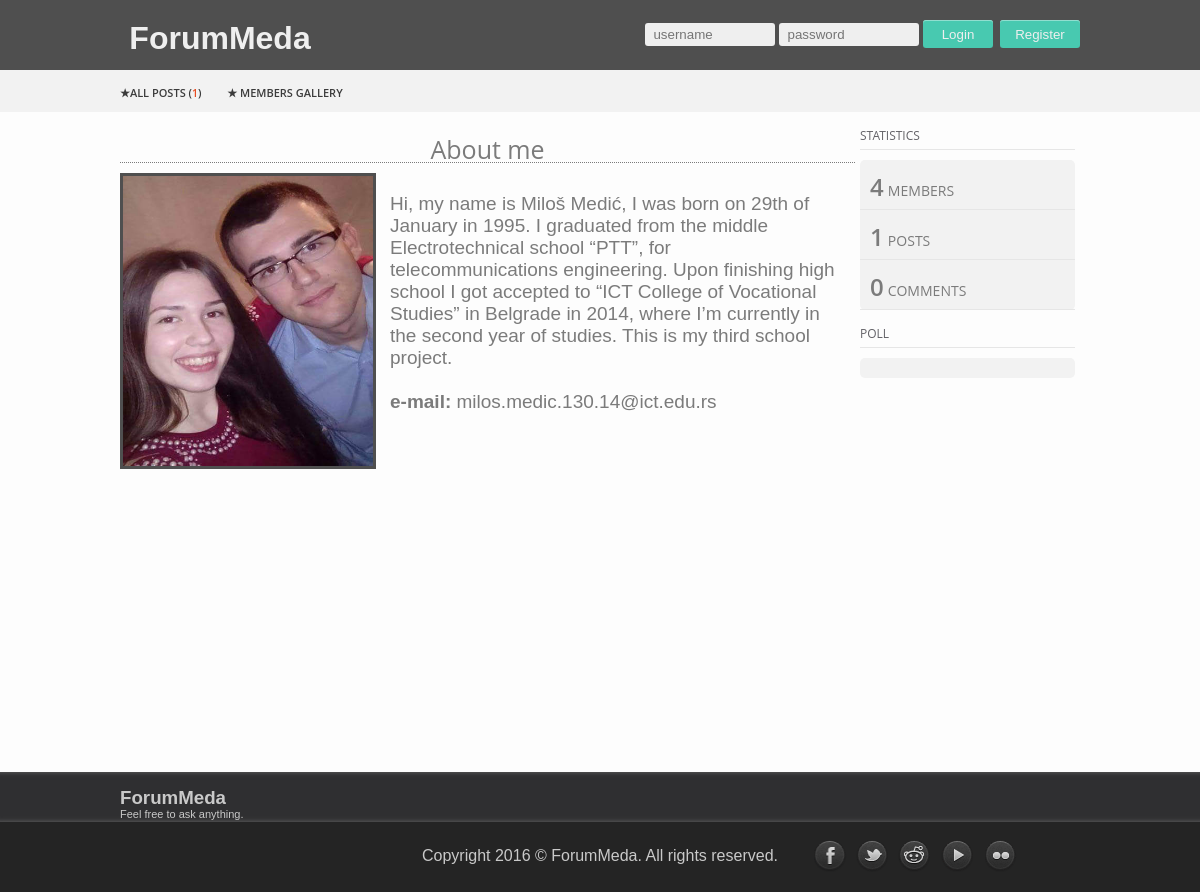
Page /gui/index.php?page=10 on the earlier database version.
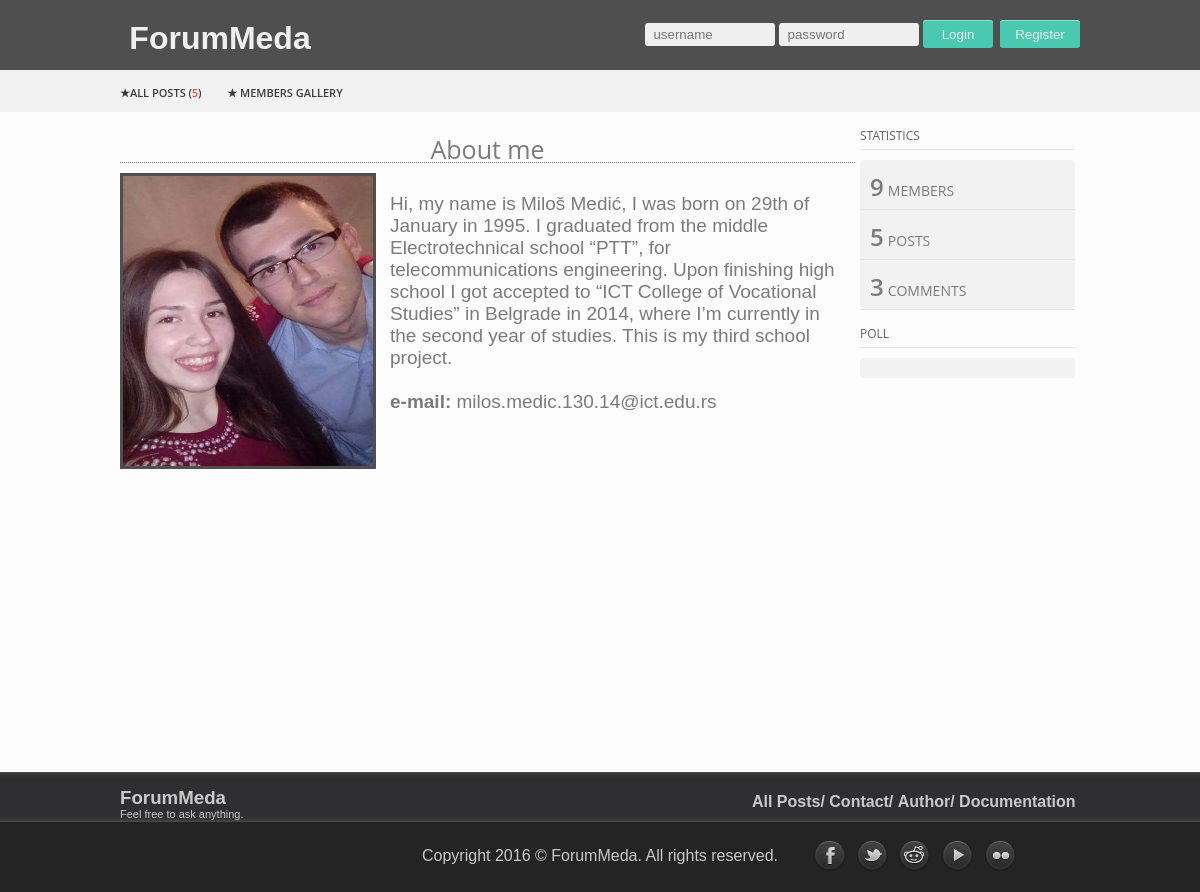
Same page on the later database version.
### tables this page shows
CREATE TABLE `menu` (
  `id_menu` int(11) NOT NULL,
  `menu_place` int(2) NOT NULL,
  `name` varchar(55) NOT NULL,
  `link` varchar(350) NOT NULL,
  `parent` varchar(20) NOT NULL
);

### gui/author.php (the view, shortened to what this page needs)
<div id="sadrzaj">
		<div id="autor">
		<div id="naslov">
			<p>
				About me
			</p>
		</div>
		<div id="slika">
			<img src="images/milos.jpg" title="author" alt="milos medic"/>
		</div>
		<div id="ukratko">
			<p>
				Hi, my name is Miloš Medić, I was born on 29th of January in 1995. I graduated from the middle Electrotechnical school “PTT”, for telecommunications engineering. Upon finishing high school I got accepted to “ICT College of Vocational Studies” in Belgrade in 2014,  where I’m currently in the second year of studies. This is my third school project.<br/><br/>
				<b>e-mail:</b><a href="mailto:milos.medic.130.14@ict.edu.rs?subject=Got site&body=Hi Milos, " title="e-mail"> milos.medic.130.14@ict.edu.rs</a><br/><br/>
			</p>
		</div>
	</div>
</div>
<div id="desno">
	<?php
	$upit1 = "SELECT COUNT(*) as ukupno FROM posts";
	$upit2 = "SELECT COUNT(*) as ukupno FROM users";
	$upit3 = "SELECT COUNT(*) as ukupno FROM comments";
		include("konekcija.php");
		$posts = mysql_query($upit1, $konekcija);
		$users = mysql_query($upit2, $konekcija);
		$comments = mysql_query($upit3, $konekcija);
	$pom1 = mysql_fetch_assoc($posts);
	$broj_postova = $pom1['ukupno'];
	$pom2 = mysql_fetch_assoc($users);
	$broj_usera = $pom2['ukupno'];
	$pom3 = mysql_fetch_assoc($comments);
	$broj_komentara = $pom3['ukupno'];
	echo (
		"<div id='desnocontent'>
			<p>STATISTICS</p>
			<div id='statistika'>
				<div class='tridela' id='members'>
					<span class='brojevi' id='broj'>$broj_usera</span>
					<span class='spanovi' >MEMBERS</span>
				</div>
				<div class='tridela' id='posts'>
					<span class='brojevi' id='posts'>$broj_postova</span>
					<span class='spanovi'>POSTS</span>
				</div>
				<div class='tridela' id='comments'>
					<span class='brojevi' id='comments'>$broj_komentara</span>
					<span class='spanovi'>COMMENTS</span>
				</div>
			</div>
			<p>POLL</p>
			<div id='statistika'>
			<div id='statistika2'>
			</div>
			</div>
		</div>
		"
	);
	?>
</div>

### gui/menu.php (shortened to what this page needs)
<?php
	$upit1 = "SELECT COUNT(*) as ukupno FROM posts";
		include("konekcija.php");
		$posts = mysql_query($upit1, $konekcija);
	$pom1 = mysql_fetch_assoc($posts);
	$broj_postova = $pom1['ukupno'];
?>
<div id="mainmenuwrapper">
	<div id="mainmenu">
		<ul id='navmenu'>
			<?php
				if(@$_REQUEST['page']=='0') {
					echo("<li class='active minuspad'><a href='index.php?page=0'><b>&starf;</b><span> ALL POSTS </span>(<span id='number'>$broj_postova</span>)</a></li>");
				}else {
					echo("<li class='hoveric'><a href='index.php?page=0'><b>&starf;</b><span>ALL POSTS </span>(<span id='number'>$broj_postova</span>)</a></li>");
				}
				if(@$_REQUEST['page']=='11') {
					echo("<li  class='active  minuspad'><a href='index.php?page=11'> <b>&starf;</b> <span> Members gallery </span></a></li>");
				}else {
					echo("<li class='hoveric'><a href='index.php?page=11'>&nbsp;  <b>&starf;</b> <span> Members gallery </span></a></li>");
				}
			?>
		</ul>
	</div>
</div>

### gui/footer.php (shortened to what this page needs)
<div id="footer">
    <div id="gore">
        <div id="gore2">
			<div id="dole3">
				<a href="index.php?page=0"><h3>ForumMeda</h3><br/><br/>
				<p>Feel free to ask anything.</p></a>
			</div>
			<div id="meni_footer">
				<ul>
			<?php
				$upit = "SELECT * FROM menu WHERE menu_place='2'";
					include("konekcija.php");
					$rezultat = mysql_query($upit, $konekcija);
					while($red = mysql_fetch_array($rezultat)){
						$name = $red['name'];
						$link = $red['link'];
						echo ("<li><a href='$link'>$name</a></li>&nbsp;");
					}
			?>
				</ul>
			</div>
        </div>
    </div>
    <div id="dole">
        <div id="dole2">
        <p>Copyright 2016 &copy; <a href="#">ForumMeda</a>. All rights reserved.</p>
        <div id="mreze">
            <a href="https://www.facebook.com/" target="_blank"><img src="images/socialn/facebook.png"/></a>
            <a href="https://twitter.com/" target="_blank"><img src="images/socialn/twitter.png"/></a>
            <a href="https://www.reddit.com/" target="_blank"><img src="images/socialn/reddit.png"/></a>
            <a href="https://www.youtube.com/" target="_blank"><img src="images/socialn/youtube.png"/></a>
            <a href="https://www.flickr.com/" target="_blank"><img src="images/socialn/flickr.png"/></a>
        </div>
        </div>
    </div>
</div>

Differences in the rows shown:
added menu: name "All Posts/"
added menu: name "Contact/"
added menu: name "Author/"
added menu: name "Documentation"
Other differences:
$broj_postova: "1" → "5"
$broj_usera: "4" → "9"
$broj_komentara: "0" → "3"
